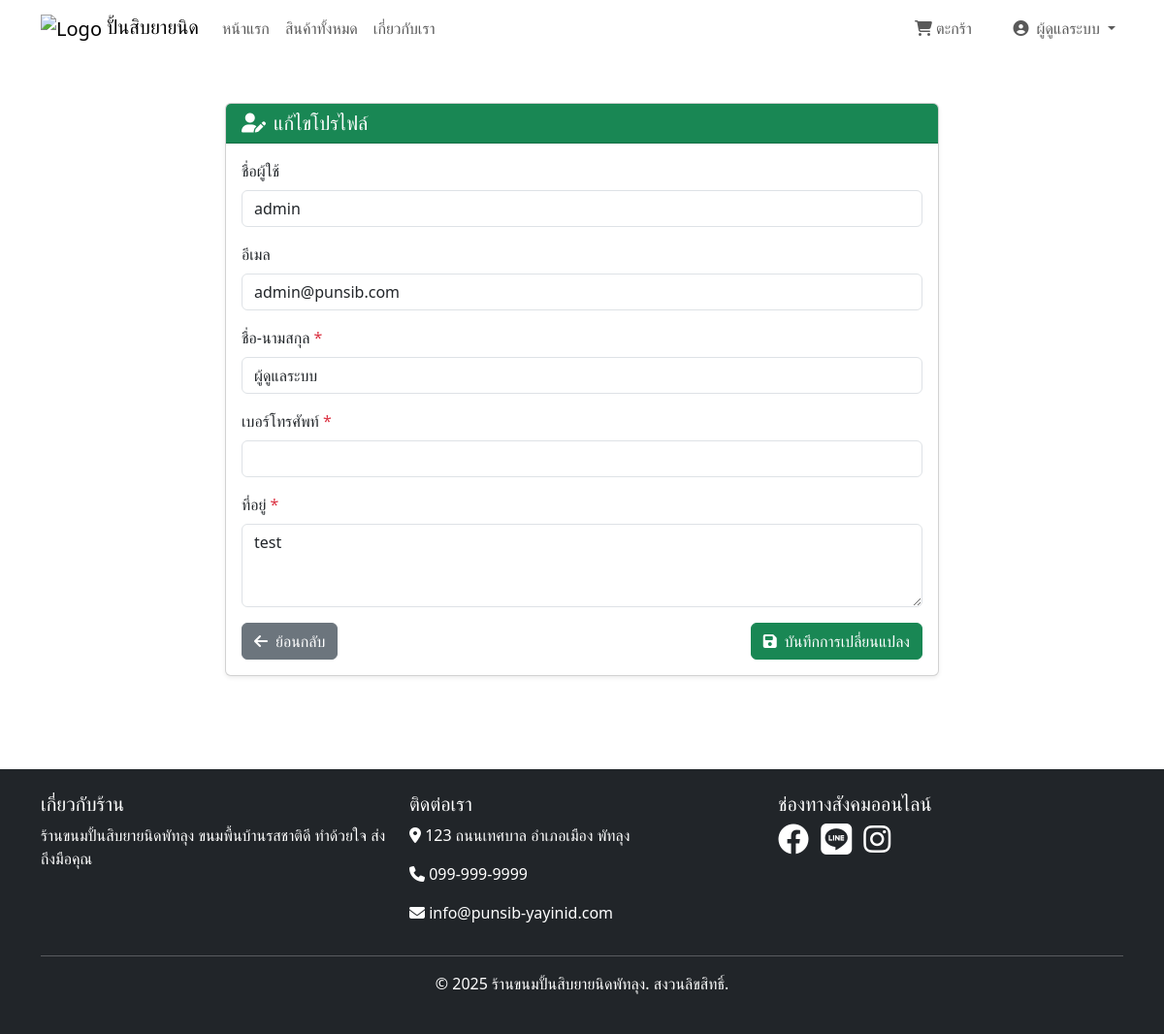
Screenshot of /frontend/edit-profile.php (signed in) with the database file from the repository.
### tables this page shows
CREATE TABLE `users` (
  `id` int(11) NOT NULL,
  `username` varchar(50) NOT NULL,
  `password` varchar(255) NOT NULL,
  `email` varchar(100) NOT NULL,
  `fullname` varchar(100) NOT NULL,
  `phone` varchar(20) DEFAULT NULL,
  `address` text DEFAULT NULL,
  `role` enum('customer','admin') DEFAULT 'customer',
  `status` int(1) NOT NULL DEFAULT 1,
  `created_at` timestamp NULL DEFAULT current_timestamp(),
  `updated_at` timestamp NULL DEFAULT current_timestamp() ON UPDATE current_timestamp()
);

### frontend/edit-profile.php (the view, shortened to what this page needs)
<?php
require_once '../config/db.php';
$userId = $_SESSION['user_id'];
$stmt = $conn->prepare("SELECT * FROM users WHERE id = ?");
$stmt->execute([$userId]);
$user = $stmt->fetch(PDO::FETCH_ASSOC);
$errors = [];
include '../includes/head.php';
include '../includes/navbar.php';
?>
<div class="container py-5">
    <div class="row justify-content-center">
        <div class="col-lg-8">
            <div class="card shadow-sm">
                <div class="card-header bg-success text-white">
                    <h5 class="mb-0"><i class="fas fa-user-edit me-2"></i>แก้ไขโปรไฟล์</h5>
                </div>
                <div class="card-body">
                    <form method="POST">
                        <div class="mb-3">
                            <label for="username" class="form-label">ชื่อผู้ใช้</label>
                            <input type="text" class="form-control" id="username" value="<?= htmlspecialchars($user['username']) ?>" readonly>
                        </div>
                        <div class="mb-3">
                            <label for="email" class="form-label">อีเมล</label>
                            <input type="email" class="form-control" id="email" value="<?= htmlspecialchars($user['email']) ?>" readonly>
                        </div>
                        <div class="mb-3">
                            <label for="fullname" class="form-label">ชื่อ-นามสกุล <span class="text-danger">*</span></label>
                            <input type="text" class="form-control <?= isset($errors['fullname']) ? 'is-invalid' : '' ?>"
                                   id="fullname" name="fullname"
                                   value="<?= htmlspecialchars($_POST['fullname'] ?? $user['fullname']) ?>" required>
                        </div>
                        <div class="mb-3">
                            <label for="phone" class="form-label">เบอร์โทรศัพท์ <span class="text-danger">*</span></label>
                            <input type="tel" class="form-control <?= isset($errors['phone']) ? 'is-invalid' : '' ?>"
                                   id="phone" name="phone"
                                   value="<?= htmlspecialchars($_POST['phone'] ?? $user['phone']) ?>" required>
                        </div>
                        <div class="mb-3">
                            <label for="address" class="form-label">ที่อยู่ <span class="text-danger">*</span></label>
                            <textarea class="form-control <?= isset($errors['address']) ? 'is-invalid' : '' ?>"
                                      id="address" name="address" rows="3" required><?= htmlspecialchars($_POST['address'] ?? $user['address']) ?></textarea>
                        </div>
                        <div class="d-flex justify-content-between">
                            <a href="profile.php" class="btn btn-secondary">
                                <i class="fas fa-arrow-left me-2"></i>ย้อนกลับ
                            </a>
                            <button type="submit" class="btn btn-success">
                                <i class="fas fa-save me-2"></i>บันทึกการเปลี่ยนแปลง
                            </button>
                        </div>
                    </form>
                </div>
            </div>
        </div>
    </div>
</div>
<?php
include '../includes/footer.php';
?>

### rows the page displays
users: username "admin", email "admin@punsib.com", fullname "ผู้ดูแลระบบ", address "test"

### other values shown
$_SESSION['user_name'] "ผู้ดูแลระบบ"
